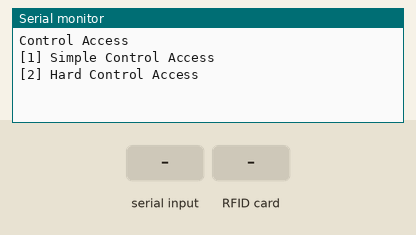
This sketch was run on a simulated Arduino Uno, built with avr-gcc and run on an emulated ATmega328P. Shown: the last lines printed to the serial monitor. The inputs (shaded band) are chosen by the test bench.

Above: at 1.2 s.
1.3 s: "1" received over Serial
At 2.5 s:
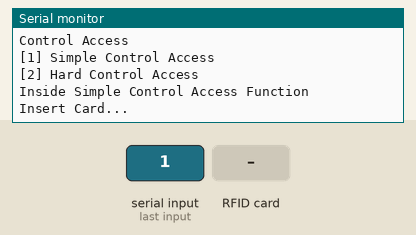
2.8 s: RFID card 20 D9 6D 3F held to the reader
At 3.8 s:
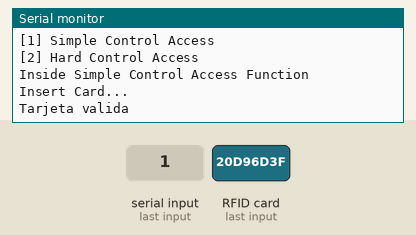
4.3 s: RFID card 5E 7A 19 C4 held to the reader
At 5.2 s:
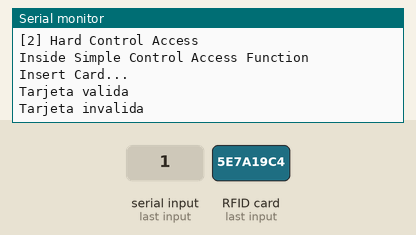

Measured:
- after the input at 1.3 s, the serial monitor: prints a new line at once (image 1)
- after the input at 2.8 s, the serial monitor: prints a new line at once (image 2)
- after the input at 4.3 s, the serial monitor: prints a new line at once (image 3)

The sketch:

ControlAccess2.ino
```cpp
#include <SPI.h>
#include <MFRC522.h>

#define RST_PIN 9
#define SS_PIN 10
MFRC522 mfrc522(SS_PIN,RST_PIN);
MFRC522::MIFARE_Key key;
MFRC522::StatusCode status;

// Variables
int choice;
int count;
byte validKey1[4] = { 0x20, 0xD9, 0x6D, 0x3F };  // Ejemplo de clave valida

byte buffer[18];
byte block = 1;
byte len = 18;
int num;

// Funciones

//Función para comparar dos vectores
bool isEqualArray(byte* arrayA, byte* arrayB)
{
  for (int index = 0; index < sizeof(arrayA); index++)
  {
    if (arrayA[index] != arrayB[index]) return false;
  }
  return true;
}


void setup() {
  Serial.begin(9600);
  while(!Serial);
  SPI.begin();
  // Key
  mfrc522.PCD_Init();
  for (byte i =0; i < 6; i++){
    key.keyByte[i] = 0xFF;
  }
  Serial.println("Control Access");
  Serial.println("[1] Simple Control Access");
  Serial.println("[2] Hard Control Access");
}

void loop() {

  choice = Serial.read();

  if(choice == '1')
  {
    Serial.println("Inside Simple Control Access Function");
    Serial.println("Insert Card...");
    count=0;
    while(count < 50){
      if (mfrc522.PICC_IsNewCardPresent())
      {
        //Seleccionamos una tarjeta
        if (mfrc522.PICC_ReadCardSerial())
        {
          // Comparar ID con las claves válidas
          if (isEqualArray(mfrc522.uid.uidByte, validKey1))
            Serial.println("Tarjeta valida");
          else
            Serial.println("Tarjeta invalida");

          // Finalizar lectura actual
          count++;
        }
      }
  }
  }
  else if (choice == '2'){
    Serial.println("Insede Hard Control Access Function ");
    Serial.println("Insert Card...");
      num=0;
    while(num < 10){
      if (mfrc522.PICC_IsNewCardPresent())
      {
        //Seleccionamos una tarjeta
        if (mfrc522.PICC_ReadCardSerial())
        {
            status = mfrc522.PCD_Authenticate(MFRC522::PICC_CMD_MF_AUTH_KEY_A, 1, &key, &(mfrc522.uid)); //line 834 of MFRC522.cpp file
          if (status != MFRC522::STATUS_OK) {
            Serial.print(F("Authentication failed: "));
            Serial.println(mfrc522.GetStatusCodeName(status));
            return;
          }
          status = mfrc522.MIFARE_Read(block, buffer, &len);
          if (status != MFRC522::STATUS_OK) {
            Serial.print(F("Reading failed: "));
            Serial.println(mfrc522.GetStatusCodeName(status));
            return;
          }

          //PRINT FIRST NAME
          char Rol[16];
          for (uint8_t i = 5; i < 16; i++)
          {
            if (buffer[i] != 32)
            {
              Rol[i] =+ buffer[i];
            }
          }

          // Comparar ID con las claves válidas
          if (isEqualArray(mfrc522.uid.uidByte, validKey1)){
            if (strstr(Rol, "DomainAdmin")){
              Serial.println("Tarjeta valida");
            }else {
              Serial.println("Invalid Rol");
            }

          } else {
            Serial.println("Invalid UID ");
          }
            num++;
            // Detener el lector
            mfrc522.PICC_HaltA();
            // Detener la encriptación Crypto1
            mfrc522.PCD_StopCrypto1();
        }
      }
    }
  }
}
```
